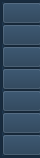
        <widget class="QFrame" name="left_menu_cont">
         <property name="minimumSize">
          <size>
           <width>40</width>
           <height>0</height>
          </size>
         </property>
         <property name="maximumSize">
          <size>
           <width>40</width>
           <height>16777215</height>
          </size>
         </property>
         <property name="styleSheet">
          <string notr="true">background-color: rgb(31, 56, 80);</string>
         </property>
         <property name="frameShape">
          <enum>QFrame::StyledPanel</enum>
         </property>
         <property name="frameShadow">
          <enum>QFrame::Raised</enum>
         </property>
         <layout class="QHBoxLayout" name="horizontalLayout_6">
          <property name="spacing">
           <number>0</number>
          </property>
          <property name="leftMargin">
           <number>0</number>
          </property>
          <property name="topMargin">
           <number>0</number>
          </property>
          <property name="rightMargin">
           <number>0</number>
          </property>
          <property name="bottomMargin">
           <number>0</number>
          </property>
          <item alignment="Qt::AlignLeft|Qt::AlignTop">
           <widget class="QFrame" name="menu_fram">
            <property name="minimumSize">
             <size>
              <width>150</width>
              <height>0</height>
             </size>
            </property>
            <property name="maximumSize">
             <size>
              <width>16777215</width>
              <height>16777215</height>
             </size>
            </property>
            <property name="styleSheet">
             <string notr="true"/>
            </property>
            <property name="frameShape">
             <enum>QFrame::StyledPanel</enum>
            </property>
            <property name="frameShadow">
             <enum>QFrame::Raised</enum>
            </property>
            <layout class="QGridLayout" name="gridLayout">
             <property name="leftMargin">
              <number>0</number>
             </property>
             <property name="topMargin">
              <number>0</number>
             </property>
             <property name="rightMargin">
              <number>0</number>
             </property>
             <property name="bottomMargin">
              <number>0</number>
             </property>
             <property name="spacing">
              <number>0</number>
             </property>
             <item row="4" column="0" alignment="Qt::AlignLeft">
              <widget class="QPushButton" name="storage_btn">
               <property name="text">
                <string/>
               </property>
               <property name="icon">
                <iconset resource="resource.qrc">
                 <normaloff>:/icons/icons/disc.svg</normaloff>:/icons/icons/disc.svg</iconset>
               </property>
               <property name="iconSize">
                <size>
                 <width>32</width>
                 <height>32</height>
                </size>
               </property>
              </widget>
             </item>
             <item row="2" column="0" alignment="Qt::AlignLeft">
              <widget class="QPushButton" name="system_inf_pag_btn">
               <property name="text">
                <string/>
               </property>
               <property name="icon">
                <iconset resource="resource.qrc">
                 <normaloff>:/icons/icons/monitor.svg</normaloff>:/icons/icons/monitor.svg</iconset>
               </property>
               <property name="iconSize">
                <size>
                 <width>32</width>
                 <height>32</height>
                </size>
               </property>
              </widget>
             </item>
             <item row="5" column="0" alignment="Qt::AlignLeft">
              <widget class="QPushButton" name="sensor_page_btn">
               <property name="text">
                <string/>
               </property>
               <property name="icon">
                <iconset resource="resource.qrc">
                 <normaloff>:/icons/icons/thermometer.svg</normaloff>:/icons/icons/thermometer.svg</iconset>
               </property>
               <property name="iconSize">
                <size>
                 <width>32</width>
                 <height>32</height>
                </size>
               </property>
              </widget>
             </item>
             <item row="0" column="1" alignment="Qt::AlignLeft">
              <widget class="QLabel" name="label_4">
               <property name="text">
                <string>&lt;html&gt;&lt;head/&gt;&lt;body&gt;&lt;p&gt;&lt;span style=&quot; color:#ffffff;&quot;&gt;CPU&lt;/span&gt;&lt;/p&gt;&lt;/body&gt;&lt;/html&gt;</string>
               </property>
               <property name="margin">
                <number>5</number>
               </property>
              </widget>
             </item>
             <item row="1" column="0" alignment="Qt::AlignLeft">
              <widget class="QPushButton" name="battery_page_btn">
               <property name="text">
                <string/>
               </property>
               <property name="icon">
                <iconset resource="resource.qrc">
                 <normaloff>:/icons/icons/battery-charging.svg</normaloff>:/icons/icons/battery-charging.svg</iconset>
               </property>
               <property name="iconSize">
                <size>
                 <width>32</width>
                 <height>32</height>
                </size>
               </property>
              </widget>
             </item>
             <item row="0" column="0" alignment="Qt::AlignLeft">
              <widget class="QPushButton" name="cpu_page_btn">
               <property name="text">
                <string/>
               </property>
               <property name="icon">
                <iconset resource="resource.qrc">
                 <normaloff>:/icons/icons/cpu.svg</normaloff>:/icons/icons/cpu.svg</iconset>
               </property>
               <property name="iconSize">
                <size>
                 <width>32</width>
                 <height>32</height>
                </size>
               </property>
              </widget>
             </item>
             <item row="3" column="0" alignment="Qt::AlignLeft">
              <widget class="QPushButton" name="activity_btn">
               <property name="text">
                <string/>
               </property>
               <property name="icon">
                <iconset resource="resource.qrc">
                 <normaloff>:/icons/icons/activity.svg</normaloff>:/icons/icons/activity.svg</iconset>
               </property>
               <property name="iconSize">
                <size>
                 <width>32</width>
                 <height>32</height>
                </size>
               </property>
              </widget>
             </item>
             <item row="6" column="0" alignment="Qt::AlignLeft">
              <widget class="QPushButton" name="network_page_btn">
               <property name="text">
                <string/>
               </property>
               <property name="icon">
                <iconset resource="resource.qrc">
                 <normaloff>:/icons/icons/wifi.svg</normaloff>:/icons/icons/wifi.svg</iconset>
               </property>
               <property name="iconSize">
                <size>
                 <width>32</width>
                 <height>32</height>
                </size>
               </property>
              </widget>
             </item>
             <item row="1" column="1" alignment="Qt::AlignLeft">
              <widget class="QLabel" name="label_5">
               <property name="text">
                <string>&lt;html&gt;&lt;head/&gt;&lt;body&gt;&lt;p&gt;&lt;span style=&quot; color:#ffffff;&quot;&gt;Battery&lt;/span&gt;&lt;/p&gt;&lt;/body&gt;&lt;/html&gt;</string>
               </property>
               <property name="margin">
                <number>5</number>
               </property>
              </widget>
             </item>
             <item row="2" column="1" alignment="Qt::AlignLeft">
              <widget class="QLabel" name="label_6">
               <property name="text">
                <string>&lt;html&gt;&lt;head/&gt;&lt;body&gt;&lt;p&gt;&lt;span style=&quot; color:#ffffff;&quot;&gt;System Information&lt;/span&gt;&lt;/p&gt;&lt;/body&gt;&lt;/html&gt;</string>
               </property>
               <property name="margin">
                <number>5</number>
               </property>
              </widget>
             </item>
             <item row="3" column="1" alignment="Qt::AlignLeft">
              <widget class="QLabel" name="label_7">
               <property name="text">
                <string>&lt;html&gt;&lt;head/&gt;&lt;body&gt;&lt;p&gt;&lt;span style=&quot; color:#ffffff;&quot;&gt;Activity&lt;/span&gt;&lt;/p&gt;&lt;/body&gt;&lt;/html&gt;</string>
               </property>
               <property name="margin">
                <number>5</number>
               </property>
              </widget>
             </item>
             <item row="4" column="1" alignment="Qt::AlignLeft">
              <widget class="QLabel" name="label_8">
               <property name="text">
                <string>&lt;html&gt;&lt;head/&gt;&lt;body&gt;&lt;p&gt;&lt;span style=&quot; color:#ffffff;&quot;&gt;Storage&lt;/span&gt;&lt;/p&gt;&lt;/body&gt;&lt;/html&gt;</string>
               </property>
               <property name="margin">
                <number>5</number>
               </property>
              </widget>
             </item>
             <item row="5" column="1" alignment="Qt::AlignLeft">
              <widget class="QLabel" name="label_9">
               <property name="text">
                <string>&lt;html&gt;&lt;head/&gt;&lt;body&gt;&lt;p&gt;&lt;span style=&quot; color:#ffffff;&quot;&gt;Sensors&lt;/span&gt;&lt;/p&gt;&lt;/body&gt;&lt;/html&gt;</string>
               </property>
               <property name="margin">
                <number>5</number>
               </property>
              </widget>
             </item>
             <item row="6" column="1" alignment="Qt::AlignLeft">
              <widget class="QLabel" name="label_10">
               <property name="text">
                <string>&lt;html&gt;&lt;head/&gt;&lt;body&gt;&lt;p&gt;&lt;span style=&quot; color:#ffffff;&quot;&gt;Network&lt;/span&gt;&lt;/p&gt;&lt;/body&gt;&lt;/html&gt;</string>
               </property>
               <property name="margin">
                <number>5</number>
               </property>
              </widget>
             </item>
            </layout>
           </widget>
          </item>
         </layout>
        </widget>
